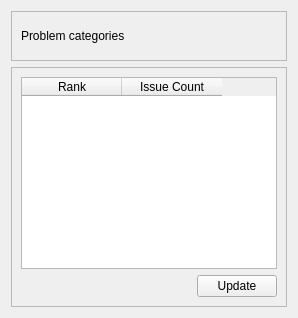
           <widget class="QWidget" name="problem_zones">
            <attribute name="title">
             <string>Problem Zones</string>
            </attribute>
            <layout class="QVBoxLayout" name="verticalLayout_29">
             <item>
              <widget class="QFrame" name="_problem_zone_problem_types_frame">
               <property name="minimumSize">
                <size>
                 <width>0</width>
                 <height>50</height>
                </size>
               </property>
               <property name="frameShape">
                <enum>QFrame::StyledPanel</enum>
               </property>
               <property name="frameShadow">
                <enum>QFrame::Raised</enum>
               </property>
               <layout class="QVBoxLayout" name="verticalLayout_30">
                <item>
                 <widget class="QLabel" name="label_23">
                  <property name="text">
                   <string>Problem categories</string>
                  </property>
                 </widget>
                </item>
                <item>
                 <layout class="QGridLayout" name="_problem_category_grid_layout"/>
                </item>
               </layout>
              </widget>
             </item>
             <item>
              <widget class="QFrame" name="frame_17">
               <property name="frameShape">
                <enum>QFrame::StyledPanel</enum>
               </property>
               <property name="frameShadow">
                <enum>QFrame::Raised</enum>
               </property>
               <layout class="QVBoxLayout" name="verticalLayout_27">
                <item>
                 <widget class="QTableWidget" name="_problem_region_table">
                  <column>
                   <property name="text">
                    <string>Rank</string>
                   </property>
                  </column>
                  <column>
                   <property name="text">
                    <string>Issue Count</string>
                   </property>
                  </column>
                 </widget>
                </item>
                <item>
                 <layout class="QHBoxLayout" name="_problem_zones_bottom_layout">
                  <item>
                   <spacer name="horizontalSpacer_38">
                    <property name="orientation">
                     <enum>Qt::Horizontal</enum>
                    </property>
                    <property name="sizeHint" stdset="0">
                     <size>
                      <width>40</width>
                      <height>20</height>
                     </size>
                    </property>
                   </spacer>
                  </item>
                  <item>
                   <widget class="QPushButton" name="_problem_zones_update_button">
                    <property name="text">
                     <string>Update</string>
                    </property>
                   </widget>
                  </item>
                 </layout>
                </item>
               </layout>
              </widget>
             </item>
            </layout>
           </widget>
